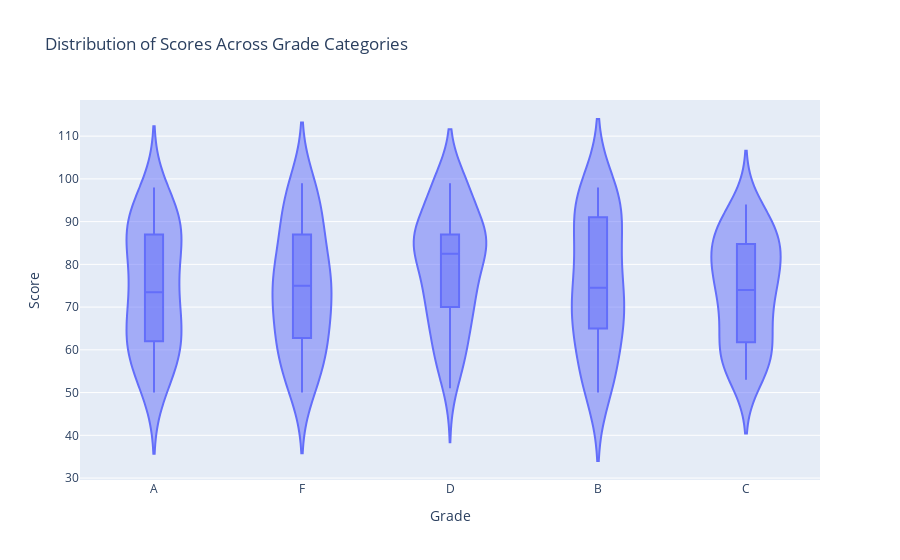

The notebook cell saved with this chart:
### Markdown cell above
2. Using the Student Grades, create a violin plot to display the distribution of scores across different grade categories.
np. random.seed (15)
data = {
'Grade': np. random.choice(['A','B','C','D','F']),200),
'Score' : np.random.randint(50,100,200)
}
df = pd. DataFrame(data)

### Code cell
import numpy as np
import pandas as pd
import plotly.express as px
import warnings

# Suppress the specific warning from pandas
warnings.filterwarnings("ignore", category=FutureWarning)

# Fixing the dataset generation for student grades
np.random.seed(15)
data = {
    'Grade': np.random.choice(['A', 'B', 'C', 'D', 'F'], 200),  # Randomly assigns grades
    'Score': np.random.randint(50, 100, 200)  # Randomly assigns scores between 50 and 100
}
df = pd.DataFrame(data)

# Create a violin plot to show the distribution of scores across different grade categories
fig = px.violin(df, x='Grade', y='Score', box=True, title='Distribution of Scores Across Grade Categories')

# Show the plot
fig.show()

### Figure 1 — Plotly figure (JSON) as saved in the notebook; plotly's stock layout.template omitted (floating-point values rounded to 4 significant figures; data arrays with more than 128 entries replaced by an {"elided": "..."} marker saying what was removed)
{"data": [{"alignmentgroup": "True", "box": {"visible": true}, "hovertemplate": "Grade=%{x}<br>Score=%{y}<extra></extra>", "legendgroup": "", "marker": {"color": "#636efa"}, "name": "", "offsetgroup": "", "orientation": "v", "scalegroup": "True", "showlegend": false, "type": "violin", "x": {"elided": "200 str values"}, "x0": " ", "xaxis": "x", "y": {"elided": "200 int values"}, "y0": " ", "yaxis": "y"}], "layout": {"autosize": true, "legend": {"tracegroupgap": 0}, "title": {"text": "Distribution of Scores Across Grade Categories"}, "violinmode": "group", "xaxis": {"anchor": "y", "autorange": true, "domain": [0, 1], "range": [-0.5, 4.5], "title": {"text": "Grade"}, "type": "category"}, "yaxis": {"anchor": "x", "autorange": true, "domain": [0, 1], "range": [29.54, 118.5], "title": {"text": "Score"}, "type": "linear"}}}
